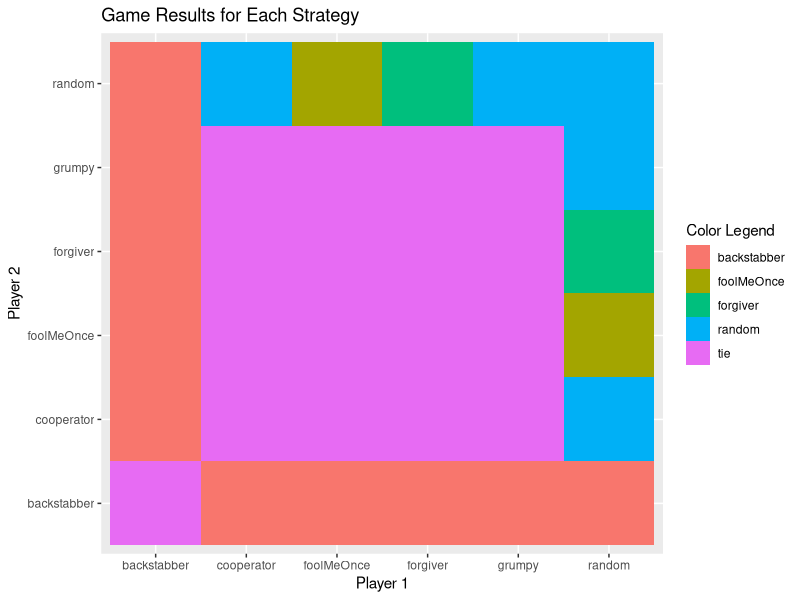
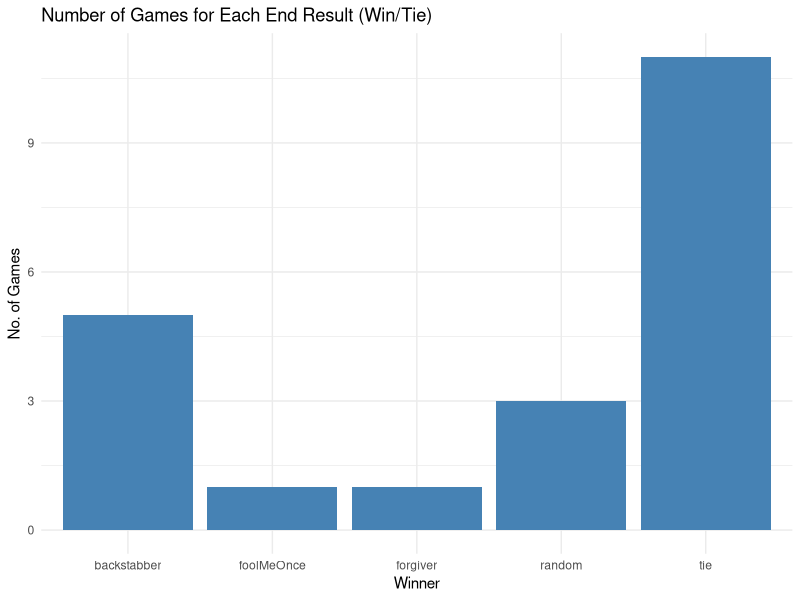

Recreate these plots in R, in order.
## ---- chunk 1
knitr::opts_chunk$set(echo = TRUE)

# check for required packages and install if not already
list.of.packages <- c("tools", "roxygen2", "shiny", "dplyr", "ggvis", "progress")
new.packages <- list.of.packages[!(list.of.packages %in% installed.packages()[, "Package"])]
if (length(new.packages)) install.packages(new.packages)

# load libraries
library(tools) # needed for shiny app
library(readr) # read_csv()
library(dplyr) # dplyr()
library(ggplot2) # ggplot()


## ---- chunk 2
pd_data <- read_csv("Copy of prisoners_dilemma_data.xlsx - Sheet1.csv") |> 
  mutate(winner = case_when( # if you are interested, case_when() is a very useful
    score1 > score2 ~ player1, # function to create new variables. check out how it
    score1 < score2 ~ player2, # works by googling.
    score1 == score2 ~ "tie"
  ))

pd_data_un <- pd_data %>% 
  mutate("same" = ifelse(player1 == player2, 1, 0)) %>%
  filter(same != 1) 

player1_data <- pd_data |> select(player = player1, score = score1, opponent = player2)
player2_data <- pd_data |> select(player = player2, score = score2, opponent = player1)
player_data_long <- bind_rows(player1_data, player2_data)
## ---- chunk 3
# df of just players and winners
simplified_df <- pd_data %>% 
  select(player1, player2, winner)

# get inverse of df to have no white spots in heat map
df2 <- data.frame()
for (i in (1:nrow(pd_data))){
  player1 <- pd_data$player2[i]
  player2 <- pd_data$player1[i]
  winner <- pd_data$winner[i]
  
  df2 <- rbind(df2, data.frame(player1,player2,winner))
}

# combine dfs
heatmap_df <- rbind(simplified_df, df2)
  
# graph heatmap
heatmap_graph <- ggplot(heatmap_df, aes(x = player1, y = player2, fill = winner)) +
  geom_tile() +
  labs(x = "Player 1", y = "Player 2", fill = "Color Legend", title = "Game Results for Each Strategy") 

## ---- chunk 4
heatmap_graph
## ---- chunk 5
winner_counts <- pd_data %>% 
  count(winner) %>% 
  mutate(wins = n) %>% 
  select(winner, wins)

win_count_plot <- ggplot(data=winner_counts, aes(x=winner, y=wins)) +
  geom_bar(stat="identity", fill="steelblue")+
  theme_minimal() +
  labs(x="Winner", y="No. of Games", title="Number of Games for Each End Result (Win/Tie)")

abs_value <- pd_data %>% 
  mutate(difference = abs((score1 - score2)))

## ---- chunk 6
ggplot(data=winner_counts, aes(x=winner, y=wins)) +
  geom_bar(stat="identity", fill="steelblue")+
  theme_minimal() +
  labs(x="Winner", y="No. of Games", title="Number of Games for Each End Result (Win/Tie)")
